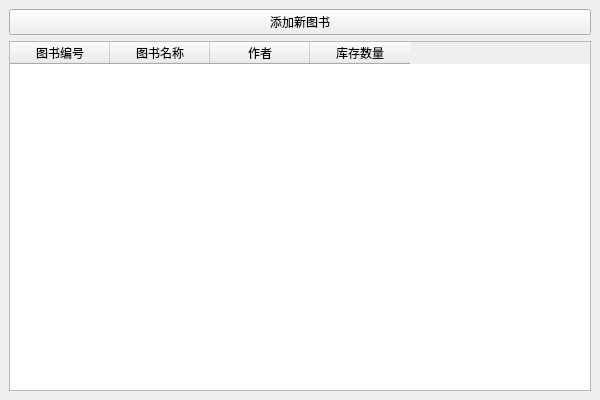
<?xml version="1.0" encoding="UTF-8"?>
<ui version="4.0">
 <class>mainwindow</class>
 <widget class="QMainWindow" name="mainwindow">
  <property name="geometry">
   <rect>
    <x>0</x>
    <y>0</y>
    <width>600</width>
    <height>400</height>
   </rect>
  </property>
  <property name="windowTitle">
   <string>图书管理系统</string>
  </property>
  <widget class="QWidget" name="centralWidget">
   <layout class="QVBoxLayout" name="verticalLayout">
    <item>
     <widget class="QPushButton" name="btnAddBook">
      <property name="text">
       <string>添加新图书</string>
      </property>
     </widget>
    </item>
    <item>
     <widget class="QTableWidget" name="tableBooks">
      <column>
       <property name="text">
        <string>图书编号</string>
       </property>
      </column>
      <column>
       <property name="text">
        <string>图书名称</string>
       </property>
      </column>
      <column>
       <property name="text">
        <string>作者</string>
       </property>
      </column>
      <column>
       <property name="text">
        <string>库存数量</string>
       </property>
      </column>
     </widget>
    </item>
   </layout>
  </widget>
 </widget>
 <!-- 正确写法：空标签用 "/>" 闭合 -->
 <resources/>
 <connections/>
</ui>
